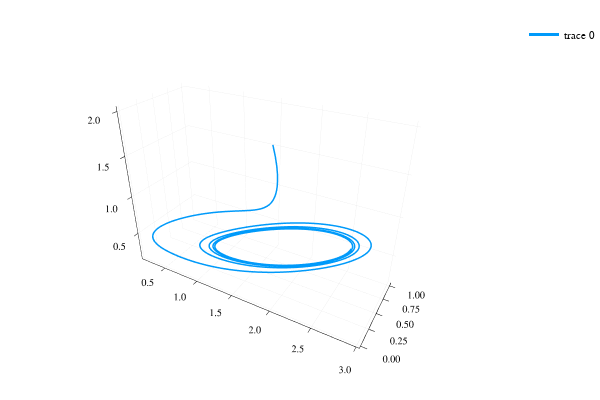

Notebook cell for this chart:
### Code cell
plot(sol, vars=(1,2,3), label=labels[1:3])

### Figure 1 — Plotly figure (JSON) as saved in the notebook; plotly's stock layout.template omitted (floating-point values rounded to 4 significant figures; data arrays with more than 128 entries replaced by an {"elided": "..."} marker saying what was removed)
{"data": [{"colorbar": {"title": ""}, "hoverinfo": "text", "legendgroup": ["m", "p0", "p1"], "line": {"color": "rgba(0, 154, 250, 1.000)", "dash": "solid", "shape": "linear", "width": 3}, "mode": "lines", "name": ["m", "p0", "p1"], "showlegend": true, "text": {"elided": "1580 null values"}, "type": "scatter3d", "x": {"elided": "1580 float values"}, "xaxis": "x1", "y": {"elided": "1580 float values"}, "yaxis": "y1", "z": {"elided": "1580 float values"}, "zmax": 0.1, "zmin": -0.1}], "layout": {"annotations": [], "height": 400, "legend": {"bgcolor": "rgba(255, 255, 255, 1.000)", "bordercolor": "rgba(0, 0, 0, 1.000)", "font": {"color": "rgba(0, 0, 0, 1.000)", "family": "sans-serif", "size": 11}, "tracegroupgap": 0, "x": 1, "y": 1}, "margin": {"b": 20, "l": 0, "r": 0, "t": 20}, "paper_bgcolor": "rgba(255, 255, 255, 1.000)", "plot_bgcolor": "rgba(255, 255, 255, 1.000)", "scene": {"camera": {"eye": {"x": 1.126, "y": -1.95, "z": 1.3}}, "xaxis": {"anchor": "y1", "domain": [0.06582, 0.9934], "gridcolor": "rgba(0, 0, 0, 0.100)", "gridwidth": 0.5, "linecolor": "rgba(0, 0, 0, 1.000)", "mirror": false, "range": [0.121, 3.035], "showgrid": true, "showline": true, "showticklabels": true, "tickangle": 0, "tickcolor": "rgb(0, 0, 0)", "tickfont": {"color": "rgba(0, 0, 0, 1.000)", "family": "sans-serif", "size": 11}, "tickmode": "array", "ticks": "inside", "ticktext": ["0.5", "1.0", "1.5", "2.0", "2.5", "3.0"], "tickvals": [0.5, 1, 1.5, 2, 2.5, 3], "title": "", "titlefont": {"color": "rgba(0, 0, 0, 1.000)", "family": "sans-serif", "size": 15}, "type": "-", "visible": true, "zeroline": false, "zerolinecolor": "rgba(0, 0, 0, 1.000)"}, "yaxis": {"anchor": "x1", "domain": [0.03762, 0.9902], "gridcolor": "rgba(0, 0, 0, 0.100)", "gridwidth": 0.5, "linecolor": "rgba(0, 0, 0, 1.000)", "mirror": false, "range": [-0.03087, 1.06], "showgrid": true, "showline": true, "showticklabels": true, "tickangle": 0, "tickcolor": "rgb(0, 0, 0)", "tickfont": {"color": "rgba(0, 0, 0, 1.000)", "family": "sans-serif", "size": 11}, "tickmode": "array", "ticks": "inside", "ticktext": ["0.00", "0.25", "0.50", "0.75", "1.00"], "tickvals": [0, 0.25, 0.5, 0.75, 1], "title": "", "titlefont": {"color": "rgba(0, 0, 0, 1.000)", "family": "sans-serif", "size": 15}, "type": "-", "visible": true, "zeroline": false, "zerolinecolor": "rgba(0, 0, 0, 1.000)"}, "zaxis": {"gridcolor": "rgba(0, 0, 0, 0.100)", "gridwidth": 0.5, "linecolor": "rgba(0, 0, 0, 1.000)", "mirror": false, "range": [0.1211, 2.055], "showgrid": true, "showline": true, "showticklabels": true, "tickangle": 0, "tickcolor": "rgb(0, 0, 0)", "tickfont": {"color": "rgba(0, 0, 0, 1.000)", "family": "sans-serif", "size": 11}, "tickmode": "array", "ticks": "inside", "ticktext": ["0.5", "1.0", "1.5", "2.0"], "tickvals": [0.5, 1, 1.5, 2], "title": "", "titlefont": {"color": "rgba(0, 0, 0, 1.000)", "family": "sans-serif", "size": 15}, "type": "-", "visible": true, "zeroline": false, "zerolinecolor": "rgba(0, 0, 0, 1.000)"}}, "showlegend": true, "width": 600}}
